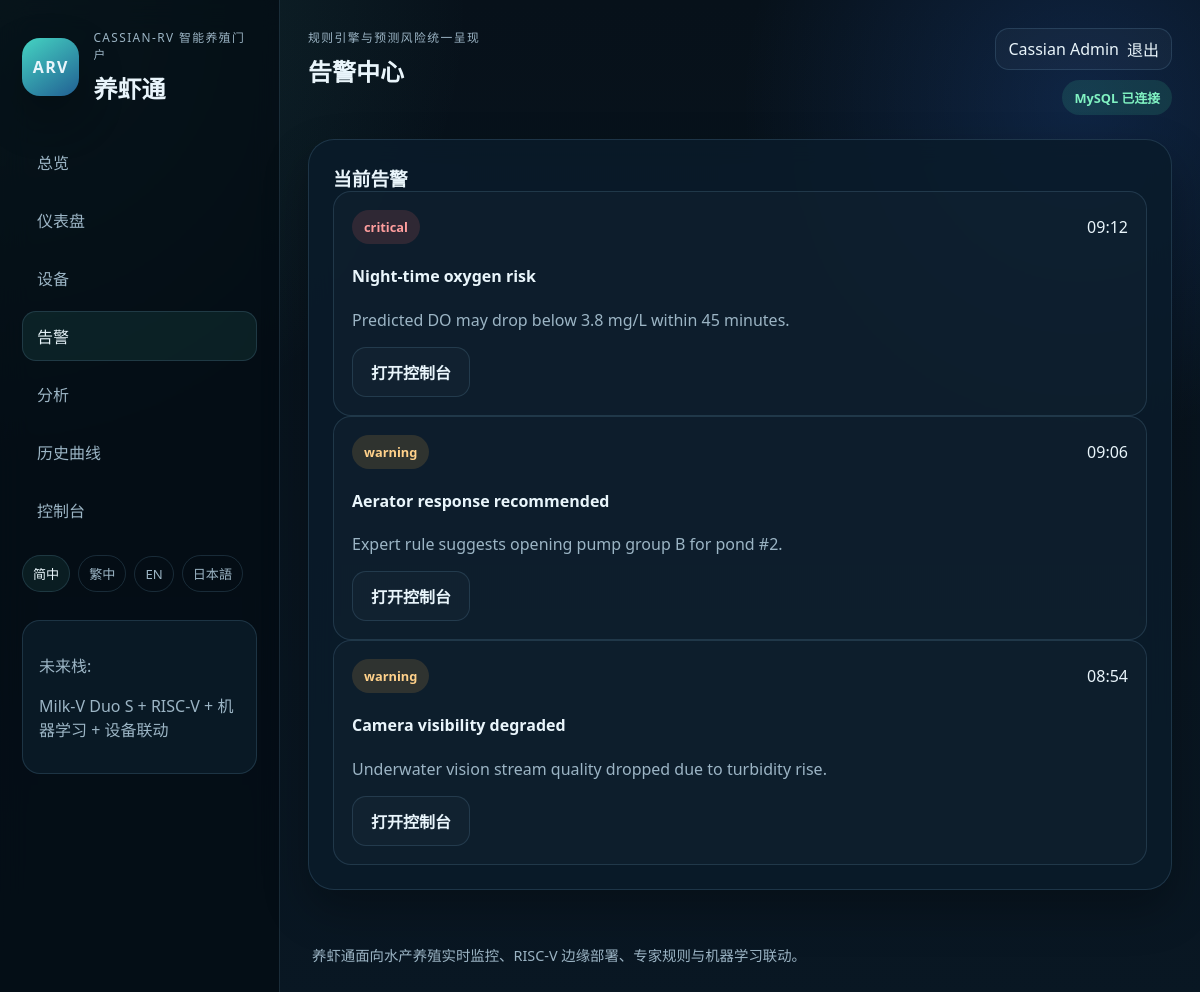
The app's page /alerts.php (signed in) with its own data.
### tables this page shows
CREATE TABLE IF NOT EXISTS alerts (
	id INT AUTO_INCREMENT PRIMARY KEY,
	severity VARCHAR(32) NOT NULL,
	title VARCHAR(120) NOT NULL,
	message TEXT NOT NULL,
	alert_time VARCHAR(16) NOT NULL,
	created_at TIMESTAMP DEFAULT CURRENT_TIMESTAMP
);

### app/lib/i18n.php (called while the page is built, shortened)
<?php
function current_locale()
{
	return isset($_SESSION['locale']) ? $_SESSION['locale'] : 'zh-CN';
}
function t($key)
{
	$locale = current_locale();
	$catalog = translation_catalog();
	if (isset($catalog[$locale][$key]))
		return $catalog[$locale][$key];
	return $key;
}
function translation_catalog()
{
	return include __DIR__ . '/../translations.php';
}

### app/lib/helpers.php (called while the page is built, shortened)
<?php
function h($value)
{
	return htmlspecialchars((string) $value, ENT_QUOTES, 'UTF-8');
}
function format_status_class($status)
{
	$status = strtolower((string) $status);
	if ($status === 'critical' || $status === 'offline')
		return 'status-critical';
	if ($status === 'warning' || $status === 'maintenance')
		return 'status-warning';
	return 'status-neutral';
}
function url_with_locale($path, array $extra = [])
{
	$params = array_merge(['lang' => current_locale()], $extra);
	return $path . '?' . http_build_query($params);
}

### app/lib/repositories.php (called while the page is built, shortened)
<?php
function fetch_alerts(array $config)
{
	$pdo = get_pdo($config);
	try {
		$rows = $pdo->query(
			"SELECT severity, title, message, alert_time AS time
			 FROM alerts
			 ORDER BY created_at DESC
			 LIMIT 8"
		)->fetchAll();
	} catch (Throwable $exception) {
		return sample_alerts_data();
	}
	return $rows ?: sample_alerts_data();
}

### public/alerts.php (the view, shortened to what this page needs)
<?php
require_once __DIR__ . '/../app/bootstrap.php';
$alerts = fetch_alerts($config);
require __DIR__ . '/partials/header.php';
?>
<section class="content-card">
	<h3><?= h(t('open_alerts')); ?></h3>
	<?php foreach ($alerts as $alert): ?>
		<div class="alert-detail-card">
			<div class="alert-detail-header">
				<span class="pill <?= h(format_status_class($alert['severity'])); ?>"><?= h($alert['severity']); ?></span>
				<span><?= h($alert['time']); ?></span>
			</div>
			<h4><?= h($alert['title']); ?></h4>
			<p><?= h($alert['message']); ?></p>
			<div class="action-line">
				<a class="button-secondary" href="<?= h(url_with_locale('control.php')); ?>"><?= h(t('open_control_panel')); ?></a>
			</div>
		</div>
	<?php endforeach; ?>
</section>
<?php require __DIR__ . '/partials/footer.php'; ?>

### public/assets/css/styles.css (style rules this page uses)
:root { --bg: #08121d; --panel: rgba(10, 27, 42, 0.86); --panel-strong: #0b2233; --line: rgba(122, 177, 210, 0.18); --text: #e9f5fb; --muted: #9cb5c5; --accent: #5bd6c3; --accent-deep: #0ea5a1; --warning: #ffb84c; --critical: #ff6b6b; --healthy: #41d39b; --neutral: #7bb0d4; --shadow: 0 20px 45px rgba(0, 0, 0, 0.28); }
* { box-sizing: border-box; }
body { margin: 0; font-family: "Segoe UI", "Helvetica Neue", sans-serif; color: var(--text); background: radial-gradient(circle at top left, rgba(91, 214, 195, 0.14), transparent 30%), radial-gradient(circle at 90% 10%, rgba(50, 124, 255, 0.18), transparent 24%), linear-gradient(180deg, #07111a 0%, #091723 100%); }
a { color: inherit; text-decoration: none; }
.sidebar h1, .topbar h2, .hero-copy h3, .content-card h3 { margin: 0; }
.pill { display: inline-flex; align-items: center; padding: 8px 12px; border-radius: 999px; font-size: 0.8rem; font-weight: 600; }
.status-warning { background: rgba(255, 184, 76, 0.14); color: #ffd18a; }
.status-critical { background: rgba(255, 107, 107, 0.14); color: #ff9e9e; }
.hero-panel, .content-card, .stat-card { border: 1px solid var(--line); border-radius: 26px; background: var(--panel); box-shadow: var(--shadow); backdrop-filter: blur(12px); }
.button-primary, .button-secondary, button { display: inline-flex; align-items: center; justify-content: center; padding: 12px 18px; border-radius: 14px; font-weight: 700; border: 1px solid transparent; cursor: pointer; }
.button-secondary { color: var(--text); border-color: var(--line); background: rgba(255, 255, 255, 0.02); }
.content-card { padding: 24px; }
.feature-box, .prediction-card, .metric-card, .stat-card, .alert-detail-card { padding: 18px; border-radius: 18px; border: 1px solid var(--line); background: rgba(255, 255, 255, 0.02); }
.metric-footer, .alert-detail-header, .table-row, .table-row-meta, .action-line { display: flex; align-items: center; justify-content: space-between; gap: 12px; }
.subtle-text, .content-card p, .feature-box p, .prediction-card p, .alert-detail-card p, .footer, .plain-list { color: var(--muted); }

### records on screen
alerts: severity "critical", alert_time "09:12", title "Night-time oxygen risk", message "Predicted DO may drop below 3.8 mg/L within 45 minutes."
alerts: severity "warning", alert_time "09:06", title "Aerator response recommended", message "Expert rule suggests opening pump group B for pond #2."
alerts: severity "warning", alert_time "08:54", title "Camera visibility degraded", message "Underwater vision stream quality dropped due to turbidity rise."

### other values on screen
t('brand_subtitle') "CASSIAN-RV 智能养殖门户"
t('brand_name') "养虾通"
t('nav_overview') "总览"
t('nav_dashboard') "仪表盘"
t('nav_devices') "设备"
t('nav_alerts') "告警"
t('nav_analytics') "分析"
t('nav_history') "历史曲线"
t('nav_control') "控制台"
$locale_label "简中"
$locale_label "繁中"
$locale_label "EN"
$locale_label "日本語"
t('future_stack') "未来栈"
t('stack_note') "Milk-V Duo S + RISC-V + 机器学习 + 设备联动"
